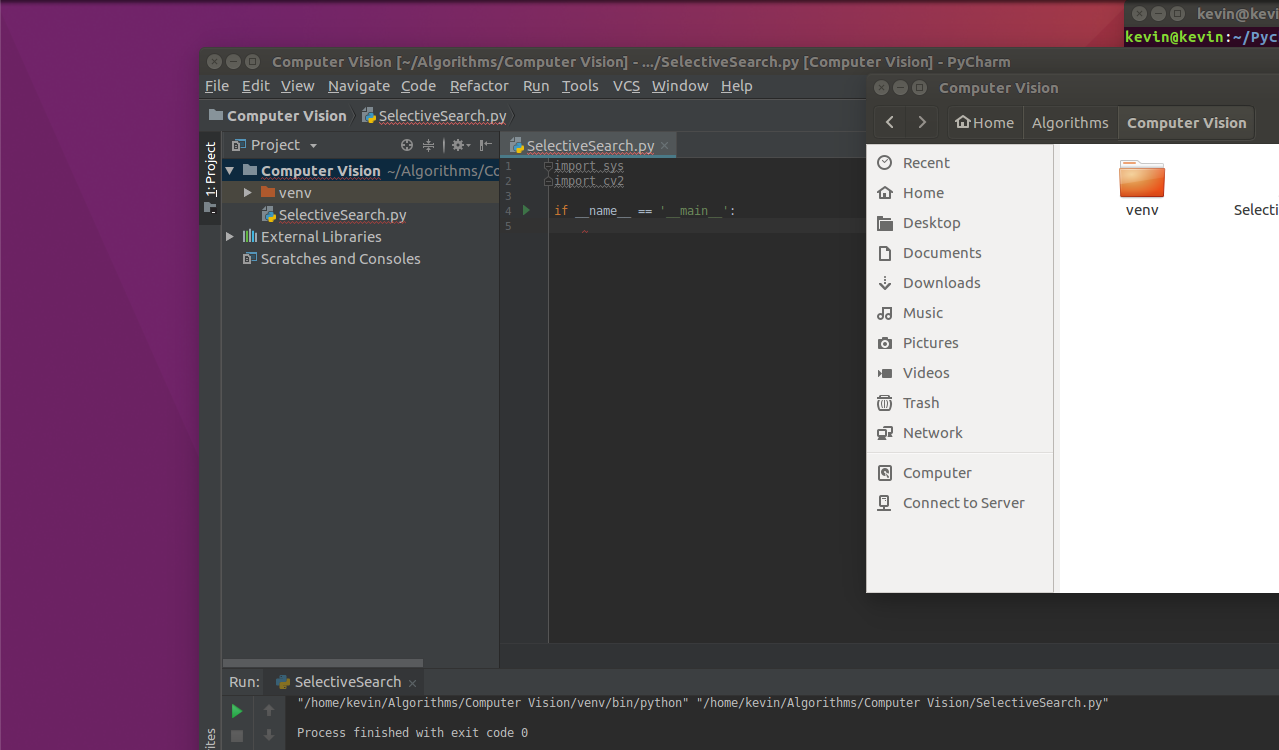
#> input picture ss_test.png, 1279 x 750 px
$ python SelectiveSearch.py
#> lines starting #> are read from the running program, lines starting #| are printed output that depends on the picture
'''
Usage:
    selective search method to give region proposal
    OpenCV python API function, cv2.ximgproc.segmentation.createSelectiveSearchSegmentation()
    F stands for fast but low precison
    H stands for high precision but low speed

'''

import sys
import cv2

if __name__ == '__main__':

    # speed up using multithreads
    cv2.setUseOptimized(True)
    cv2.setNumThreads(4)


    # read image
    # img = cv2.imread("1002.jpeg")
    img = cv2.imread('ss_test.png')
#> img is the input picture: shape (750, 1279, 3); mean B, G, R 101.3, 88.9, 103.8
    cv2.imshow('my_img', img)

    # resize image
    newHeight = 200
    newWidth = int(newHeight*img.shape[1]/img.shape[0])
#> newWidth = 341
    img = cv2.resize(img, (newHeight, newWidth))
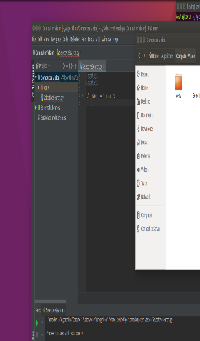
#> img: shape (341, 200, 3); mean B, G, R 101.3, 89, 103.8
    # print(img.shape)


    # create selective search segmentation object using default parameters
    # if this gives error, you need to install opencv-contrib-python
    ss = cv2.ximgproc.segmentation.createSelectiveSearchSegmentation()

    # set an image which we will run selective search algorithm
    ss.setBaseImage(img)

    # choose different mode to run
#> (the run stopped early here; a loop or call above may not have finished)
